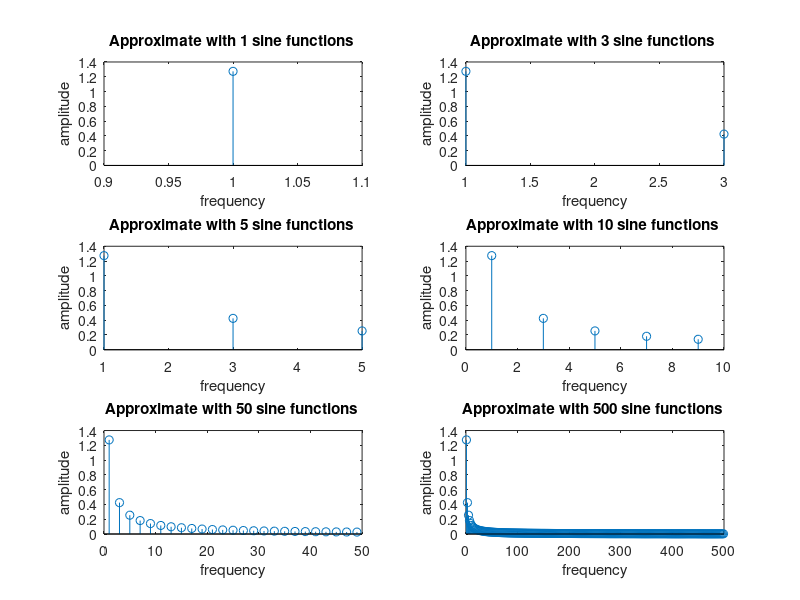

Write MATLAB code to recreate this figure.
count = 0; % count for each subplot to go from one number to the nect for the plots and frequencies

for range = [1, 3, 5, 10, 50, 500]        %frequency ranges
    amplitude = [];             % initializing the amplitude array
    time_domain = -1:0.01:1;    % time range

    for variableK = 1:2:range   % the range moves in 2s
        
        frequency_sum = (4/pi) * ((sin(2 * pi * variableK * time_domain))/variableK);
        
        amplitude = [amplitude (max(frequency_sum))];
        
    end
    variableK = (1:2:variableK);
    figure(1);
    
    count = count + 1;
    subplot(3, 2, count);
    
    stem(variableK, amplitude);
    
    title(['Approximate with ', num2str(range), ' sine functions '])
    
    xlabel ('frequency');
    ylabel('amplitude');
   
end
